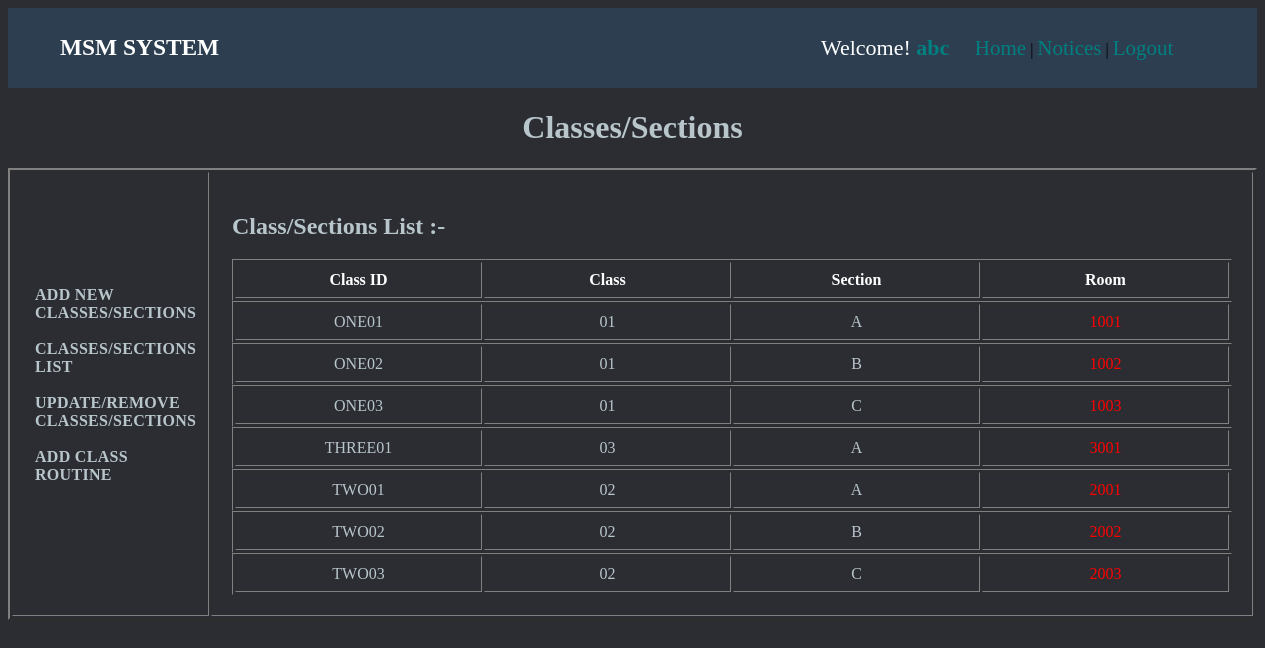
The page /views/admin/adminClassSections.php (signed in) on the database its author committed.
### tables this page shows
CREATE TABLE `class_sections` (
  `class_id` varchar(15) NOT NULL,
  `class` varchar(15) NOT NULL,
  `section` varchar(15) NOT NULL,
  `room` varchar(12) NOT NULL,
  `teacher` varchar(30) NOT NULL,
  `teacher_phone` varchar(11) NOT NULL,
  `teacher_email` varchar(30) NOT NULL
);

### views/admin/adminClassSections.php (the view, shortened to what this page needs)
<!DOCTYPE html>
<html lang="en">
<head>
    <link rel="stylesheet" href="../../assets/css/adminClass.css">
</head>
<body>
    <div class="top-section">
        <table style="width: 100%;">
            <tr>
                <td class="logo-title"><h3><a href="../adminHome.php">MSM SYSTEM</a></h3></td>
                <td style="width: 35%;">
                    <span class="welcome">Welcome! <span style="color: red;"> <b>
                        <a href="adminProfile.php?username=<?php echo $_COOKIE["loggedName"]; ?>" style="text-decoration: none;"><?php echo $_COOKIE["loggedName"]; ?></a>
                    </b></span></span>
                    <span class="top-menu">
                    <a href="../adminHome.php">Home</a>  |
                        <a href="../../views/admin/adminNoticesList.php">Notices</a>  |
                    <a href="../../controllers/logout.php">Logout</a>
                    </span>
                </td>
            </tr>
        </table>
    </div>
    <div class="main-section">
    <center>
    <h1 style="color: #B8C6CC;">Classes/Sections</h1>
    <table border="2" style="width: 100%;">
        <tr>
            <td class="left-menu">
            <a href="registerClass.php">Add New Classes/Sections</a> <br> <br>
            <a href="adminClassSectionList.php">Classes/Sections List</a> <br> <br>
            <a href="classUpdateDelete.php">Update/Remove Classes/Sections</a> <br> <br>
            <a href="adminRoutine.php">Add Class Routine</a> <br> <br>
            </td>
            <td style="width: 75%; padding: 20px;">
<html>
    <h2 style="color: #B8C6CC;">Class/Sections List :-</h2>
    <center>
    <table border="1" class="class-table">
    <tr>
        <th style="width: 200px;">Class ID</th>
        <th style="width: 200px;">Class</th>
        <th style="width: 200px;">Section</th>
        <th style="width: 200px;">Room</th>
    </tr>
</table>
    </center>
</html>
<?php
        $con = mysqli_connect('localhost', 'root', '', 'webtech');
        $sql = "select * from class_sections";
        $res = mysqli_query($con, $sql);
        while($csArray = mysqli_fetch_assoc($res)){
?>
        <html>
        <center>
        <table border="1" class="class-table">
            <tr>
                <td style="width: 200px; "><?=$csArray['class_id']?></td>
                <td style="width: 200px; "><?=$csArray['class']?></td>
                <td style="width: 200px; "><?=$csArray['section']?></td>
                <td style="width: 200px; color:red;"><?=$csArray['room']?></td>
            </tr>
        </table>
        </center>
        </html>
        <?php
                }
?>
        </td>
        </tr>
    </table>
    </center>
    </div>
</body>
</html>

### assets/css/adminClass.css (style rules this page uses)
body { background-color: #2B2D33; }
.top-section { background-color: #2C3E50; margin: 0%; }
.logo-title { color: #B8C6CC; width: 65%; padding-left: 50px; font-size: 20px; }
.logo-title a { color: white; text-decoration: none; }
.welcome { font-size: 22px; color: white; }
.welcome a { text-decoration: none; color: #008080; }
.top-menu { padding-left: 20px; }
.top-menu a { text-decoration: none; color: #008080; font-size: 21px; }
.left-menu { width: 25%; padding: 10px; padding-left: 22px; }
.left-menu a { text-decoration: none; text-transform: uppercase; color: #B8C6CC; font-weight: 600; letter-spacing: 0.3px; }
.class-table { width: 1000px; text-align: center; }
.class-table th { text-align: center; padding: 8px; color: white; }
.class-table td { text-align: center; padding: 8px; color: #B8C6CC; }

### rows shown on the page
class_sections: class_id "ONE01", class "01", section "A", room "1001"
class_sections: class_id "ONE02", class "01", section "B", room "1002"
class_sections: class_id "ONE03", class "01", section "C", room "1003"
class_sections: class_id "THREE01", class "03", section "A", room "3001"
class_sections: class_id "TWO01", class "02", section "A", room "2001"
class_sections: class_id "TWO02", class "02", section "B", room "2002"
class_sections: class_id "TWO03", class "02", section "C", room "2003"

### other values the page prints
$_COOKIE["loggedName"] "abc"
